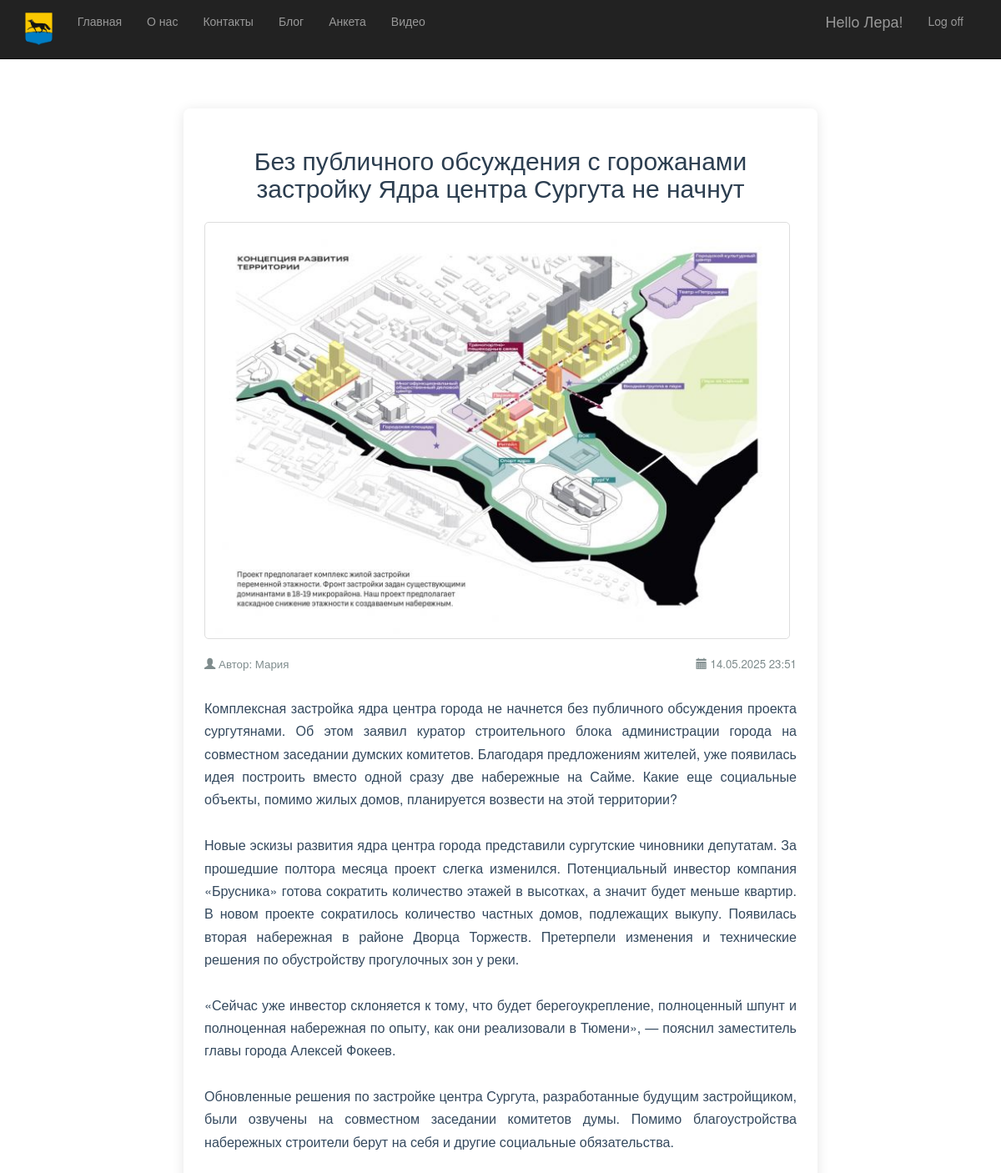
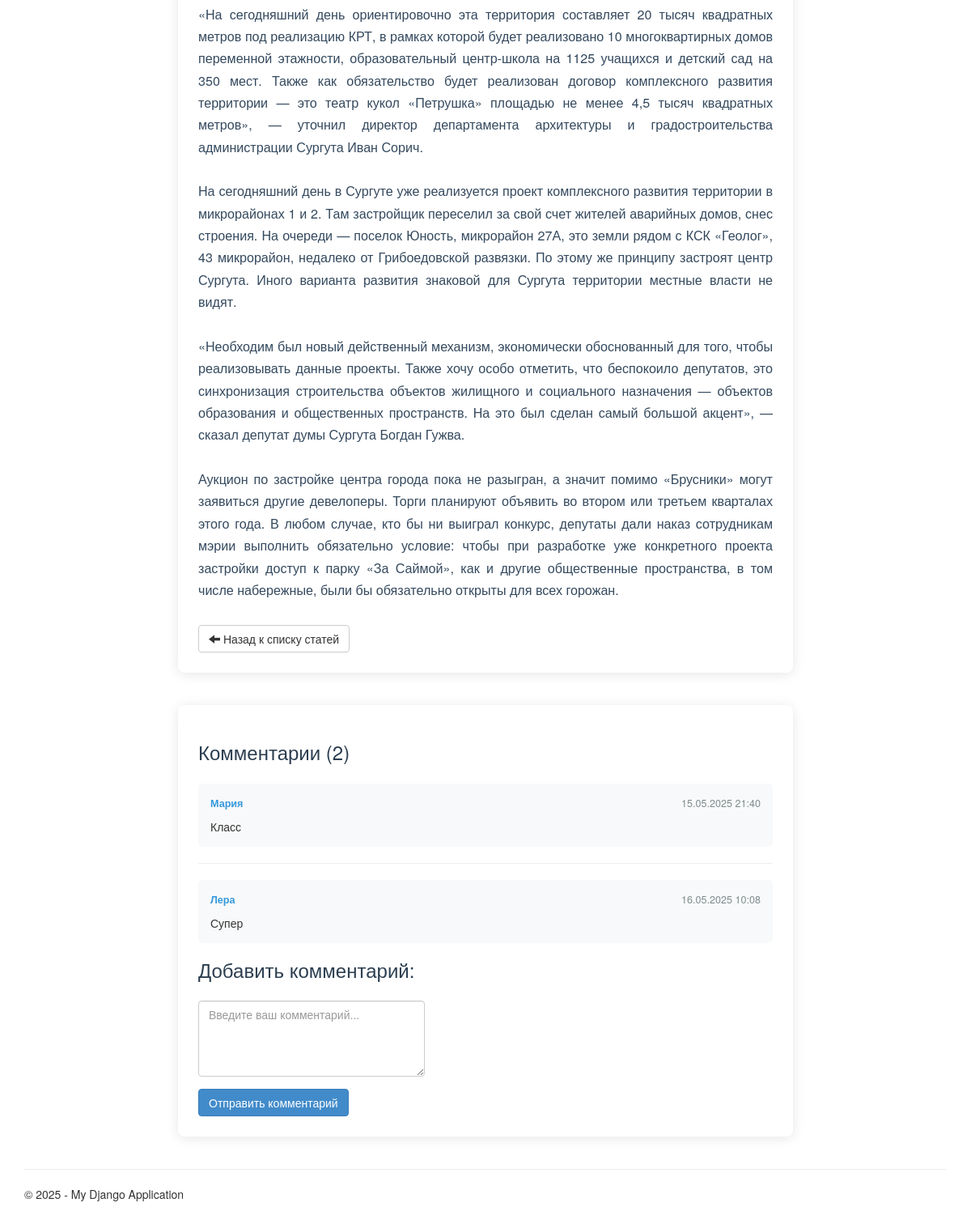
The page /blog/3/ (signed in) on the database its author committed (2 pictures, top to bottom).
### app/models.py (models this page shows, shortened)
class Blog(models.Model):
    title = models.CharField(
        max_length=100,
        unique_for_date="posted",
        verbose_name="Заголовок"
    )
    description = models.TextField(verbose_name="Краткое содержание")
    content = models.TextField(verbose_name="Полное содержание")
    posted = models.DateTimeField(
        default=datetime.now,
        db_index=True,
        verbose_name="Дата публикации"
    )
    author = models.ForeignKey(
        User,
        null=True,
        blank=True,
        on_delete=models.SET_NULL,
        verbose_name="Автор"
    )
    image = models.ImageField(
        upload_to='app/content/blog_images/',
        default='app/content/blog_default.jpg',
        verbose_name="Изображение статьи",
        help_text="Рекомендуемый размер: 1200x800px"
    )
    class Meta:
        db_table = "Posts"
        ordering = ["-posted"]
        verbose_name = "статья блога"
        verbose_name_plural = "статьи блога"

class Comment(models.Model):
    text = models.TextField(verbose_name="Текст комментария")
    date = models.DateTimeField(default=datetime.now, db_index=True, verbose_name="Дата комментария")
    author = models.ForeignKey(User, on_delete=models.CASCADE, verbose_name="Автор комментария")
    post = models.ForeignKey(Blog, on_delete=models.CASCADE, verbose_name="Статья комментария")
    class Meta:
        db_table = "Comments"
        verbose_name = "комментарий"
        verbose_name_plural = "комментарии"
        ordering = ["date"]

### app/views.py (the view)
# urls.py: path('blog/<int:pk>/', app.views.blogpost, name='blogpost'),
def blogpost(request, pk):
    post = get_object_or_404(Blog, id=pk)
    comments = Comment.objects.filter(post=post).order_by('date')
    if request.method == "POST" and request.user.is_authenticated:
        form = CommentForm(request.POST)
        if form.is_valid():
            comment = form.save(commit=False)
            comment.post = post
            comment.author = request.user
            comment.save()
            return redirect('blogpost', pk=post.id)
    else:
        form = CommentForm()
    return render(
        request,
        'app/blogpost.html',
        {
            'post': post,
            'comments': comments,
            'form': form,
            'year': datetime.now().year,
        }
    )

### app/forms.py
class CommentForm(forms.ModelForm):
    class Meta:
        model = Comment
        fields = ('text',)
        labels = {'text': 'Комментарий'}
        widgets = {
            'text': forms.Textarea(attrs={
                'class': 'form-control',
                'rows': 4,
                'placeholder': 'Оставьте ваш комментарий здесь...'
            })
        }

### app/templates/app/blogpost.html (shortened to what this page needs)
{% extends "app/layout.html" %}
{% load static %}
{% block content %}
<div class="article-container">
    <div class="article-detail">
        <h2 class="article-title">{{ post.title }}</h2>
        {% if post.image and post.image.url != '/media/temp.jpg' %}
        <div class="article-image">
            <img src="{{ post.image.url }}"
                 alt="{{ post.title }}"
                 class="img-responsive"
                 style="max-width: 100%; height: auto; margin: 20px 0; border-radius: 5px;">
        </div>
        {% endif %}
        <div class="article-meta">
            <p class="article-author">
                <span class="glyphicon glyphicon-user"></span>
                Автор: {{ post.author.username }}
            </p>
            <p class="article-date">
                <span class="glyphicon glyphicon-calendar"></span>
                {{ post.posted|date:"d.m.Y H:i" }}
            </p>
        </div>
        <div class="article-content">
            {{ post.content|linebreaksbr }}
        </div>
        <div class="article-footer">
            <a href="{% url 'blog' %}" class="btn btn-default">
                <span class="glyphicon glyphicon-arrow-left"></span> Назад к списку статей
            </a>
        </div>
    </div>
    <div class="comments-section">
        <h3> Комментарии ({{ comments.count }})</h3>
        {% if comments %}
        <div class="comments-list">
            {% for comment in comments %}
            <div class="comment-item">
                <div class="comment-header">
                    <span class="comment-author"> {{ comment.author }}</span>
                    <span class="comment-date"> {{ comment.date|date:"d.m.Y H:i" }}</span>
                </div>
                <div class="comment-text">
                    {{ comment.text|linebreaksbr }}
                </div>
            </div>
            {% if not forloop.last %}<hr class="comment-divider">{% endif %}
            {% endfor %}
        </div>
        {% else %}
        <div class="no-comments">
            <p>Пока нет комментариев. Будьте первым!</p>
        </div>
        {% endif %}
        {% if user.is_authenticated %}
        <div class="comment-form">
            <h3> Добавить комментарий:</h3>
            <form method="POST">
                <div class="form-group">
                    <textarea name="{{ form.text.name }}"
                              class="form-control"
                              rows="4"
                              placeholder="Введите ваш комментарий...">{{ form.text.value|default:'' }}</textarea>
                </div>
                <button type="submit" class="btn btn-primary">
                     Отправить комментарий
                </button>
            </form>
        </div>
        {% endif %}
    </div>
</div>
{% endblock %}

### app/templates/app/loginpartial.html (shortened to what this page needs)
{% if user.is_authenticated %}
<form id="logoutForm" action="/logout/" method="post" class="navbar-right">
    <ul class="nav navbar-nav navbar-right">
        <li><span class="navbar-brand">Hello {{ user.username }}!</span></li>
        <li><a href="javascript:document.getElementById('logoutForm').submit()">Log off</a></li>
    </ul>
</form>
{% else %}
<ul class="nav navbar-nav navbar-right">
    <li><a href="{% url 'login' %}">Log in</a></li>
</ul>
{% endif %}

### app/static/app/content/site.css (style rules this page uses)
body { padding-top: 90px; padding-bottom: 20px; }
input, select, textarea { max-width: 280px; }

### app/templates/app/blogpost.html (style rules this page uses)
.article-container { max-width: 800px; margin: 0 auto; padding: 20px; }
.article-detail { margin: 20px 0; padding: 25px; background: #fff; border-radius: 8px; box-shadow: 0 2px 15px rgba(0,0,0,0.1); }
.article-image img { max-height: 500px; width: auto; display: block; margin: 0 auto; border: 1px solid #ddd; padding: 5px; background: #fff; }
.article-title { color: #2c3e50; margin-bottom: 25px; text-align: center; }
.article-meta { margin-bottom: 20px; color: #7f8c8d; font-size: 0.95em; display: flex; justify-content: space-between; }
.article-content { font-size: 1.15em; line-height: 1.7; margin-bottom: 30px; color: #34495e; text-align: justify; }
.comments-section { margin-top: 40px; padding: 25px; background: #fff; border-radius: 8px; box-shadow: 0 2px 15px rgba(0,0,0,0.1); }
.comments-section h3 { color: #2c3e50; margin-bottom: 25px; }
.comment-item { margin-bottom: 20px; padding: 15px; background: #f8f9fa; border-radius: 5px; }
.comment-header { display: flex; justify-content: space-between; margin-bottom: 10px; font-size: 0.9em; }
.comment-author { color: #3498db; font-weight: bold; }
.comment-date { color: #7f8c8d; }

### rows shown on the page
Blog: title "Без публичного обсуждения с горожанами застройку Ядра центра Сургута не начнут", image (picture), author.username "Мария", posted "14.05.2025 23:51", content "Комплексная застройка ядра центра города не начнется без публичного обсуждения проекта сургутянами. Об этом заявил куратор строительного блока администрации города на совместном заседании думских комитетов. Благодаря предложениям жителей, уже появилась идея построить вместо одной сразу две набережные на Сайме. Какие еще социальные объекты, помимо жилых домов, планируется возвести на этой территории? Новые эскизы развития ядра центра города представили сургутские чиновники депутатам. За прошедшие полтора месяца проект слегка изменился. Потенциальный инвестор компания «Брусника» готова сократить количество этажей в высотках, а значит будет меньше квартир. В новом проекте сократилось…"
Comment: author "Мария", date "15.05.2025 21:40", text "Класс"
Comment: author "Лера", date "16.05.2025 10:08", text "Супер"

### other values the page prints
{{ user.username }} "Лера"
{{ comments.count }} "2"
